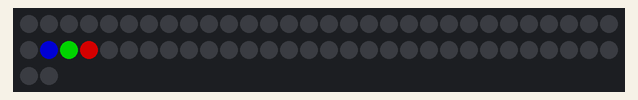
A sketch run on a simulated Arduino Uno, built with avr-gcc and run on an emulated ATmega328P. Shown: 62 RGB LEDs in strip order, left to right, continuing on the next row. Dim RGB values are drawn brighter than linear.

Above: at 0.1 s.
At 6.89 s:
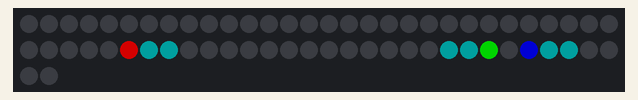
At 13.36 s:
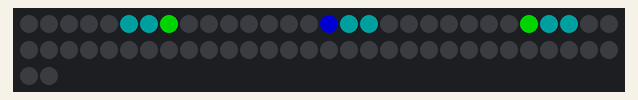
At 19.94 s:
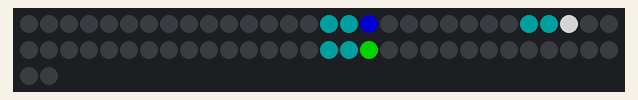
At 31.72 s:
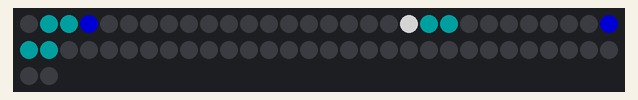
At 39.77 s:
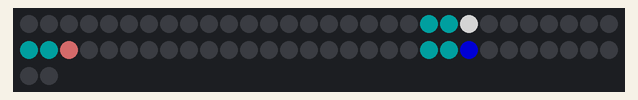

The sketch:

NeopixelSimple30.ino
```cpp
//----------------------------------------------------------------
// Подключаемые файлы
//----------------------------------------------------------------
#include "cTiming.h"
#include "cBody.h"

//----------------------------------------------------------------
// Константы
//----------------------------------------------------------------
#define START_DELAY 1000
//#define DELAY_1 20
#define DELAY_1 2
//#define DELAY_1 100


//----------------------------------------------------------------
// Глобальные переменные
//----------------------------------------------------------------
int x = NUMPIXELS / 2;
int Brightness = 128;


cBody Body1;
cBody Body2;
cBody Body3;

//----------------------------------------------------------------
// Программа начальной установки
//----------------------------------------------------------------
void setup()
{
  Sofon.install(DELAY_1, x, 0, 0, 0);

  Sofon.X = x;
  cPixel::R = 0;
  cPixel::G = 0;
  cPixel::B = Brightness;
  Sofon.draw();

  Sofon.X++;
  cPixel::R = 0;
  cPixel::G = Brightness;
  cPixel::B = 0;
  Sofon.draw();

  Sofon.X++;
  cPixel::R = Brightness;
  cPixel::G = 0;
  cPixel::B = 0;
  Sofon.draw();

  delay(START_DELAY);

  Body1.born(NUMPIXELS / 2 + 15, true, 0);
  Body2.born((NUMPIXELS / 2) - 15, true, 1);
  Body3.born((NUMPIXELS / 2) - 5, true, 2);

}

//----------------------------------------------------------------
// Главный цикл программы
//----------------------------------------------------------------
void loop()
{

  Sofon.operate();
  if(Sofon.IsFinish)
  {
    Sofon.IsFinish = false;

    Body1.move();
    Body1.transform();
    Body2.move();
    Body2.transform();
    Body3.move();
    Body3.transform();

  }

}
```

cBody.h
```cpp
/*
 Класс одного элемента софона
 */
#ifndef C_BODY_H
#define C_BODY_H
//========================================================================
 //---------------------------- ПОДКЛЮЧАЕМЫЕ ФАЙЛЫ ------------------------
 //========================================================================
#include "cSofon.h"

 //========================================================================
 //-------------------------------- КОНСТАНТЫ -----------------------------
 //========================================================================
#define MAX_PHASE 11
//#define MAX_PHASE 5

#define BODY_LEN 3
#define BOTTOM_EDGE 0
#define TOP_EDGE NUMPIXELS - 4


 //========================================================================
 //--------------------------- ОБЪЯВЛЕНИЕ КЛАССОВ -------------------------
 //========================================================================
class cBody
{
 //------------------------------------------------------------------------
 // Атрибуты
 //------------------------------------------------------------------------
public:
  bool Direction = true;
  int Head;
  int Len = BODY_LEN;
  cPixel Bones[BODY_LEN];
  int Phase = 0;
  unsigned char Brightness = 0b10000000;

 //------------------------------------------------------------------------
 // Методы
 //------------------------------------------------------------------------
  void blank();
  void draw();
  void goDown();
  void goUp();
  void next();
  void reverse();

public:
  void transform();

 //------------------------------------------------------------------------
 // Конструктор
 //------------------------------------------------------------------------
  cBody();

 //------------------------------------------------------------------------
 // Методы
 //------------------------------------------------------------------------
 void born(int x, bool d, int p);
 void move();
};

cBody::cBody()
{
  Bones[0].code(Brightness, 0, 0);
  Bones[1].code(0, Brightness / 2, 0);
  Bones[2].code(0, 0, Brightness / 2);
}

void cBody::reverse()
{
  cPixel P;
  P = Bones[0];
  Bones[0] = Bones[2];
  Bones[2] = P;
}

void cBody::move()
{
  Direction ? goUp() : goDown();
}

void cBody::goUp()
{

    blank();
    Head++;
    if(Head == TOP_EDGE)
    {
      Direction = !Direction;
      //reverse();
      //next();
    }
    draw();

}

void cBody::goDown()
{
  blank();
  Head--;
  if(Head == BOTTOM_EDGE)
  {
    Direction = !Direction;
    //reverse();
    next();
  }
  draw();

}

void cBody::draw()
{
  Bones[0].decode();
  Sofon.set(Head + 0, cPixel::R, cPixel::G, cPixel::B);
  Bones[1].decode();
  Sofon.set(Head + 1, cPixel::R, cPixel::G, cPixel::B);
  Bones[2].decode();
  Sofon.set(Head + 2, cPixel::R, cPixel::G, cPixel::B);
}

void cBody::blank()
{
  Sofon.set(Head + 0, 0, 0, 0);
  Sofon.set(Head + 1, 0, 0, 0);
  Sofon.set(Head + 2, 0, 0, 0);
}

void cBody::born(int x, bool d, int p)
{

  Head = x;
  Direction = d;
  Phase = p;

  draw();
}

void cBody::next()
{
  Phase ++;
  if(Phase == MAX_PHASE) Phase = 0;
}

void cBody::transform()
{
  unsigned char Value = 128;
  int DeviderTail = 4;
  int DeviderHead = 2;
  cPixel Pixel, Pixel1, Pixel2;
  Pixel1 = cPixel(Value / DeviderTail, Value / DeviderTail, Value / DeviderTail);
  Pixel2 = Pixel1;

  switch(Phase)
  {
    case 0: Pixel = cPixel(Value, 0, 0); break;
    case 1: Pixel = cPixel(0, Value, 0); break;
    case 2: Pixel = cPixel(0, 0, Value); break;
    case 3: Pixel = cPixel(Value, Value, Value); break;
    case 4: Pixel = cPixel(Value, Value / DeviderHead, Value / DeviderHead); break;
    case 5: Pixel = cPixel(Value / DeviderHead, Value, Value / DeviderHead); break;
    case 6: Pixel = cPixel(Value / DeviderHead, Value / DeviderHead, Value); break;
    case 7: Pixel = cPixel(Value, Value, Value / DeviderHead); break;
    case 8: Pixel = cPixel(Value / DeviderHead, Value, Value); break;
    case 9: Pixel = cPixel(Value, Value / DeviderHead, Value); break;

    default:
      Pixel = cPixel(0, 0, 0);
      Pixel1 = Pixel;
      Pixel2 = Pixel;
    break;
  }
  if(Direction)
  {
    Bones[0] = Pixel2;
    Bones[1] = Pixel1;
    Bones[2] = Pixel;
  }
  else
  {
    Bones[0] = Pixel;
    Bones[1] = Pixel1;
    Bones[2] = Pixel2;
  }
  draw();

}//End of void cBody::transform()

#endif
```

cPixel.h
```cpp
/*
 Класс одного пикселя
 */
#ifndef C_PIXEL_H
#define C_PIXEL_H
//========================================================================
 //---------------------------- ПОДКЛЮЧАЕМЫЕ ФАЙЛЫ ------------------------
 //========================================================================

 //========================================================================
 //-------------------------------- КОНСТАНТЫ -----------------------------
 //========================================================================

 //========================================================================
 //--------------------------- ОБЪЯВЛЕНИЕ КЛАССОВ -------------------------
 //========================================================================
class cPixel{
 //------------------------------------------------------------------------
 // Атрибуты
 //------------------------------------------------------------------------
public:
 unsigned char ColorX;

 static unsigned char R;
 static unsigned char G;
 static unsigned char B;

 //------------------------------------------------------------------------
 // Конструкторы
 //------------------------------------------------------------------------
  cPixel();
  cPixel(unsigned char r, unsigned char g, unsigned char b);
 //------------------------------------------------------------------------
 // Методы
 //------------------------------------------------------------------------
 void code(unsigned char r, unsigned char g, unsigned char b);
 void decode();

};//End of class cPixel

 //========================================================================
 //--------------------------- РЕАЛИЗАЦИЯ МЕТОДОВ -------------------------
 //========================================================================

//
// Конструкторы
//
cPixel::cPixel()
{
	R = 0;
	G = 0;
	B = 150;
}

cPixel::cPixel(unsigned char r, unsigned char g, unsigned char b)
{
  code(r, g, b);
}

void cPixel::code(unsigned char r, unsigned char g, unsigned char b)
{
  ColorX = 0;
  ColorX |= r & 0xC0;
  ColorX |= (g & 0xE0) >> 2;
  ColorX |= (b & 0xE0) >> 5;
}

void cPixel::decode()
{
  cPixel::R = ColorX & 0xC0;
  cPixel::G = (ColorX & 0x38) << 2;
  cPixel::B = (ColorX & 0x07) << 5;
}

//===========================СТАТИЧЕСКИЕ ПЕРЕМЕННЫЕ==========================

unsigned char cPixel::R = 0x80;
unsigned char cPixel::G = 0x80;
unsigned char cPixel::B = 0x80;


#endif
```

cSofon.h
```cpp
/*
 Класс одного софона
 */
#ifndef C_SOFON_H
#define C_SOFON_H
//========================================================================
 //---------------------------- ПОДКЛЮЧАЕМЫЕ ФАЙЛЫ ------------------------
 //========================================================================
#include <Adafruit_NeoPixel.h>
#include "cPixel.h"

 //========================================================================
 //-------------------------------- КОНСТАНТЫ -----------------------------
 //========================================================================
// Вывод контроллера Arduino к которому подключён NeoPixels
#define PIN            0

// Количество NeoPixels, подключённых к контроллеу Arduino
//#define NUMPIXELS      24
//#define NUMPIXELS      32
//#define NUMPIXELS      48
#define NUMPIXELS      62
//#define NUMPIXELS      8

 //========================================================================
 //--------------------------- ОБЪЯВЛЕНИЕ КЛАССОВ -------------------------
 //========================================================================
class cSofon{
 //------------------------------------------------------------------------
 // Атрибуты
 //------------------------------------------------------------------------
cTiming Timing;

// Объект управления NeoPixels
Adafruit_NeoPixel pixels = Adafruit_NeoPixel(NUMPIXELS, PIN, NEO_GRB + NEO_KHZ800);
cPixel Field[NUMPIXELS];

public:

int X = 0;
bool IsFinish = false;
int Color1 = 0b10000000;


 //------------------------------------------------------------------------
 // Конструктор
 //------------------------------------------------------------------------
  cSofon();
 //------------------------------------------------------------------------
 // Методы
 //------------------------------------------------------------------------

 void install(
  int t,          //Время обновления
  int x,          //Координата одной точки
  unsigned char r,//Цвет этой точки
  unsigned char g,//
  unsigned char b //
  );

 // Нарисовать точку с коодинатой Х
 void draw();
 void set(int x, unsigned char r, unsigned char g, unsigned char b);
 void operate();
 void view();

}Sofon;//End of class cSofon

 //========================================================================
 //--------------------------- РЕАЛИЗАЦИЯ МЕТОДОВ -------------------------
 //========================================================================

//
// Конструктор
//
cSofon::cSofon()
{
  for(int i = 0; i < NUMPIXELS; i++)
  {
    set(i, 0, 0, 0);
  }
}
void cSofon::install(int t, int x, unsigned char r, unsigned char g, unsigned char b)
{
  X = x;
  pixels.begin(); // Инициализация объекта NeoPixel
  cPixel::R = r;
  cPixel::G = g;
  cPixel::B = b;
  draw();

  Timing.start(t);
}

void cSofon::draw()
{
  pixels.setPixelColor(X, pixels.Color(cPixel::R, cPixel::G, cPixel::B));
  pixels.show();
}

void cSofon::set(int x, unsigned char r, unsigned char g, unsigned char b)
{
   Field[x].code(r, g, b);
}

void cSofon::operate()
{
  if(Timing.check())
  {
    view();
  }
}

void cSofon::view()
{
  Field[X].decode();
  draw();
  X++;
  if(X == NUMPIXELS)
  {
    X = 0;
    IsFinish = true;
  }
}

#endif
```

cTiming.h
```cpp
/*
 Класс таймер
 */
#ifndef C_TIMING_H
#define C_TIMING_H
//========================================================================
 //---------------------------- ПОДКЛЮЧАЕМЫЕ ФАЙЛЫ ------------------------
 //========================================================================

 //========================================================================
 //-------------------------------- КОНСТАНТЫ -----------------------------
 //========================================================================
#define DEFAULT_DELAY 250

 //========================================================================
 //--------------------------- ОБЪЯВЛЕНИЕ КЛАССОВ -------------------------
 //========================================================================
class cTiming{
 //------------------------------------------------------------------------
 // Атрибуты
 //------------------------------------------------------------------------
  long Current;
  long Previous;
  int Delay;

public:
 //------------------------------------------------------------------------
 // Конструктор
 //------------------------------------------------------------------------
  cTiming();
 //------------------------------------------------------------------------
 // Методы
 //------------------------------------------------------------------------
  bool check();
  void start(int d);

};//End of class cTiming

 //========================================================================
 //--------------------------- РЕАЛИЗАЦИЯ МЕТОДОВ -------------------------
 //========================================================================

//
// Конструктор
//
cTiming::cTiming()
{
  Current = millis();
  Previous = Current;
  Delay = DEFAULT_DELAY;
}

void cTiming::start(int d)
{
  Delay = d;
  Current = millis();
  Previous = Current;
}

bool cTiming::check()
{
  Current = millis();
  bool x = (Current - Previous < Delay);
  if(!x)
  {
    Previous = Current;
  }
  return !x;
}


#endif
```
